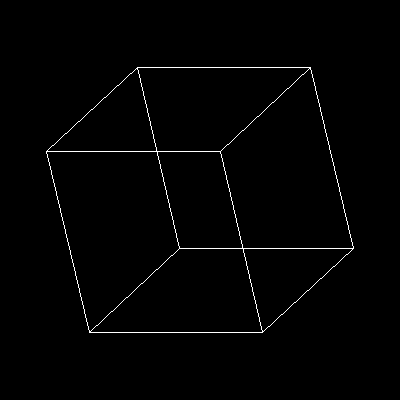

Generate this figure with Python:
"""
cube_projection.py — wireframe cube rendered via orthographic projection.

The 8 cube vertices live in 3D; the 12 edges are pairs of vertex indices. To
draw the cube on a 2D canvas we drop the z-coordinate after rotating it
slightly so the projection shows three faces, not just one square silhouette.

Pixels2GenAI Project
"""

import numpy as np
from PIL import Image


def draw_line(canvas, x0, y0, x1, y1):
    n = max(abs(x1 - x0), abs(y1 - y0)) + 1
    xs = np.linspace(x0, x1, n).round().astype(int)
    ys = np.linspace(y0, y1, n).round().astype(int)
    # Clip to canvas bounds (rotated cube can poke out slightly)
    h, w = canvas.shape
    inside = (xs >= 0) & (xs < w) & (ys >= 0) & (ys < h)
    canvas[ys[inside], xs[inside]] = 255


# Cube vertices in 3D, centred on the origin
vertices = np.array([
    [-1, -1, -1],
    [ 1, -1, -1],
    [ 1,  1, -1],
    [-1,  1, -1],
    [-1, -1,  1],
    [ 1, -1,  1],
    [ 1,  1,  1],
    [-1,  1,  1],
], dtype=float)

# Edges as pairs of vertex indices
edges = [
    (0, 1), (1, 2), (2, 3), (3, 0),       # bottom face
    (4, 5), (5, 6), (6, 7), (7, 4),       # top face
    (0, 4), (1, 5), (2, 6), (3, 7),       # verticals
]


def rotation_matrix(axis, theta):
    """Standard 3x3 rotation matrix about x, y, or z."""
    c, s = np.cos(theta), np.sin(theta)
    if axis == 'x':
        return np.array([[1, 0, 0], [0, c, -s], [0, s, c]])
    if axis == 'y':
        return np.array([[c, 0, s], [0, 1, 0], [-s, 0, c]])
    return np.array([[c, -s, 0], [s, c, 0], [0, 0, 1]])


# Rotate so we see three faces of the cube
R = rotation_matrix('y', np.radians(30)) @ rotation_matrix('x', np.radians(25))
rotated = vertices @ R.T

# Orthographic projection — drop the z-coordinate, scale, translate to canvas
CANVAS_SIZE = 400
scale = 100
cx, cy = CANVAS_SIZE // 2, CANVAS_SIZE // 2
projected = np.stack([
    (rotated[:, 0] * scale + cx).astype(int),
    (rotated[:, 1] * scale + cy).astype(int),
], axis=1)

canvas = np.zeros((CANVAS_SIZE, CANVAS_SIZE), dtype=np.uint8)
for i, j in edges:
    x0, y0 = projected[i]
    x1, y1 = projected[j]
    draw_line(canvas, x0, y0, x1, y1)

Image.fromarray(canvas, mode='L').save('cube_projection.png')
